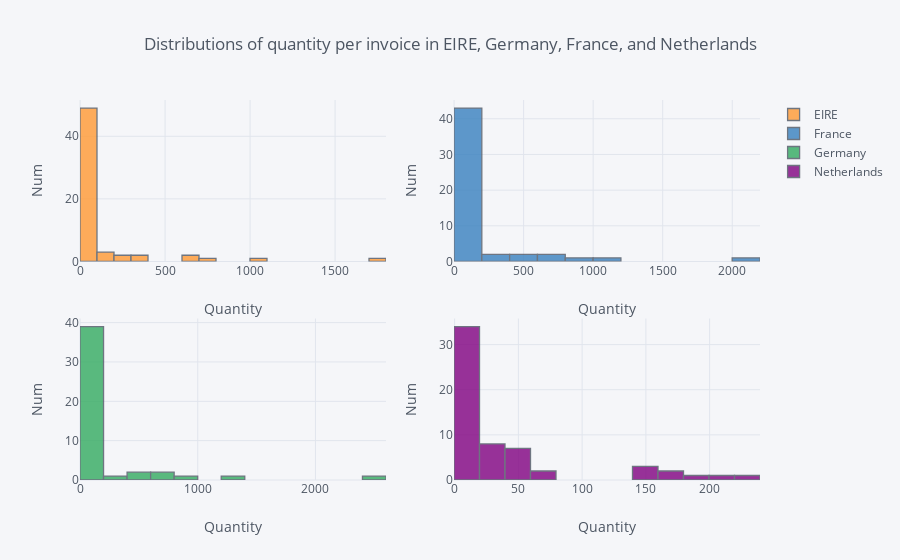

The notebook cell this image was saved under:
### Code cell
data4.iplot(kind='hist', xTitle='Quantity', subplots=True,
yTitle='Num', title='Distributions of quantity per invoice in EIRE, Germany, France, and Netherlands')

### Figure 1 — Plotly figure (JSON) as saved in the notebook; plotly's stock layout.template omitted (floating-point values rounded to 4 significant figures)
{"data": [{"histfunc": "count", "histnorm": "", "marker": {"color": "rgba(255, 153, 51, 1.0)", "line": {"color": "#4D5663", "width": 1.3}}, "name": "EIRE", "opacity": 0.8, "orientation": "v", "type": "histogram", "uid": "bf7b7b56-d6a6-4049-a23f-c40cac38c0b0", "x": [112, 672, 319, 690, 42, 1013, 3, 286, 16, 330, null, 1798, null, null, 120, null, 46, 86, null, 704, 62, 1, 22, 20, 2, 105, 16, null, null, 207, 22, 1, null, 11, 17, 88, 2, 6, 1, null, null, 72, 31, 4, 1, 27, null, 8, null, 60, 1, 1, 3, null, 1, 1, 25, 16, 1, 6, 28, null, null, 1, 14, 2, 1, 2, 1, 1, 2, 2, null, null, 1, null, null, 1, null, 1, null, 1, null, null], "xaxis": "x", "yaxis": "y"}, {"histfunc": "count", "histnorm": "", "marker": {"color": "rgba(55, 128, 191, 1.0)", "line": {"color": "#4D5663", "width": 1.3}}, "name": "France", "opacity": 0.8, "orientation": "v", "type": "histogram", "uid": "d4093dc8-836f-4a5b-bd9d-47732079cfe4", "x": [255, 492, 293, 608, 102, 1126, 6, 495, 15, 769, 1, 2092, 1, 9, 136, null, 35, 188, null, 820, 92, 8, 27, 9, null, 112, 15, null, null, 127, 11, null, 3, 16, 6, 49, 4, 9, 4, 1, null, 33, 6, 8, null, 22, null, null, null, 7, 1, null, 5, 1, null, null, 1, 3, null, 2, 1, 2, null, null, 1, 2, null, 1, null, null, null, null, null, null, null, 1, null, null, 1, null, null, null, null, null], "xaxis": "x2", "yaxis": "y2"}, {"histfunc": "count", "histnorm": "", "marker": {"color": "rgba(50, 171, 96, 1.0)", "line": {"color": "#4D5663", "width": 1.3}}, "name": "Germany", "opacity": 0.8, "orientation": "v", "type": "histogram", "uid": "3166313b-0455-49cc-a827-7fea11fc7dee", "x": [150, 448, 326, 681, 78, 1236, 2, 566, 19, 694, 1, 2490, null, 8, 158, null, 63, 198, 6, 827, 184, 5, 36, 27, null, 105, 23, 1, 2, 149, 19, null, 1, 32, 4, 21, 4, 4, null, null, null, 18, 22, 1, null, 8, 5, 9, null, 16, null, null, null, null, null, null, 2, 2, null, null, null, null, null, null, 4, 1, null, null, null, null, null, 1, null, null, null, null, 1, null, null, null, null, null, null, null], "xaxis": "x3", "yaxis": "y3"}, {"histfunc": "count", "histnorm": "", "marker": {"color": "rgba(128, 0, 128, 1.0)", "line": {"color": "#4D5663", "width": 1.3}}, "name": "Netherlands", "opacity": 0.8, "orientation": "v", "type": "histogram", "uid": "6950ac7d-4263-4ee6-a9c4-aa58652179ae", "x": [151, 37, 14, 39, 1, 41, null, 28, 1, 24, null, 182, null, null, 48, 1, 8, 17, null, 150, 8, null, 9, 19, null, 50, 23, null, null, 158, 49, null, null, 44, 32, 167, null, 9, null, null, 1, 224, 215, 14, null, 75, null, 29, 1, 162, null, null, 5, null, 1, 3, 56, 70, null, 15, 38, 1, 9, null, 45, 8, 5, 3, 7, 8, null, 2, 2, 2, null, 3, null, 2, null, 1, 1, 2, 1, 1], "xaxis": "x4", "yaxis": "y4"}], "layout": {"barmode": "overlay", "legend": {"bgcolor": "#F5F6F9", "font": {"color": "#4D5663"}}, "paper_bgcolor": "#F5F6F9", "plot_bgcolor": "#F5F6F9", "title": {"font": {"color": "#4D5663"}, "text": "Distributions of quantity per invoice in EIRE, Germany, France, and Netherlands"}, "xaxis": {"anchor": "y", "domain": [0, 0.45], "gridcolor": "#E1E5ED", "showgrid": true, "tickfont": {"color": "#4D5663"}, "title": {"font": {"color": "#4D5663"}, "text": "Quantity"}, "zerolinecolor": "#E1E5ED"}, "xaxis2": {"anchor": "y2", "domain": [0.55, 1], "gridcolor": "#E1E5ED", "showgrid": true, "tickfont": {"color": "#4D5663"}, "title": {"font": {"color": "#4D5663"}, "text": "Quantity"}, "zerolinecolor": "#E1E5ED"}, "xaxis3": {"anchor": "y3", "domain": [0, 0.45], "gridcolor": "#E1E5ED", "showgrid": true, "tickfont": {"color": "#4D5663"}, "title": {"font": {"color": "#4D5663"}, "text": "Quantity"}, "zerolinecolor": "#E1E5ED"}, "xaxis4": {"anchor": "y4", "domain": [0.55, 1], "gridcolor": "#E1E5ED", "showgrid": true, "tickfont": {"color": "#4D5663"}, "title": {"font": {"color": "#4D5663"}, "text": "Quantity"}, "zerolinecolor": "#E1E5ED"}, "yaxis": {"anchor": "x", "domain": [0.575, 1], "gridcolor": "#E1E5ED", "showgrid": true, "tickfont": {"color": "#4D5663"}, "title": {"font": {"color": "#4D5663"}, "text": "Num"}, "zerolinecolor": "#E1E5ED"}, "yaxis2": {"anchor": "x2", "domain": [0.575, 1], "gridcolor": "#E1E5ED", "showgrid": true, "tickfont": {"color": "#4D5663"}, "title": {"font": {"color": "#4D5663"}, "text": "Num"}, "zerolinecolor": "#E1E5ED"}, "yaxis3": {"anchor": "x3", "domain": [0, 0.425], "gridcolor": "#E1E5ED", "showgrid": true, "tickfont": {"color": "#4D5663"}, "title": {"font": {"color": "#4D5663"}, "text": "Num"}, "zerolinecolor": "#E1E5ED"}, "yaxis4": {"anchor": "x4", "domain": [0, 0.425], "gridcolor": "#E1E5ED", "showgrid": true, "tickfont": {"color": "#4D5663"}, "title": {"font": {"color": "#4D5663"}, "text": "Num"}, "zerolinecolor": "#E1E5ED"}}}
